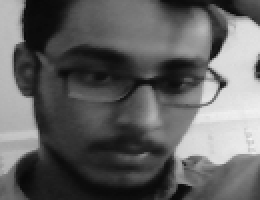
#> input picture datasets/Arun/1.png, 130 x 100 px, given in place of the camera (shown 2 times larger)
$ python train.py
#> lines starting #> are read from the running program, lines starting #| are printed output that depends on the picture; after the words box and inside, x2 and y2 are one past the last pixel; in counts of white or black regions, pixels touching at a corner belong together
# Creating database
# It captures images and stores them in datasets
# folder under the folder name of sub_data
import cv2, sys, numpy, os
haar_file = 'haarcascade_frontalface_default.xml'

# All the faces data will be
# present this folder
datasets = 'datasets'


# These are sub data sets of folder,
# for my faces I've used my name you can
# change the label here
inp=input("Enter the name :")
#> the answer given: datasets/Arun/1.png
sub_data =inp

path = os.path.join(datasets, sub_data)
if not os.path.isdir(path):
	os.mkdir(path)

# defining the size of images
(width, height) = (130, 100)

#'0' is used for my webcam,
# if you've any other camera
# attached use '1' like this
face_cascade = cv2.CascadeClassifier(haar_file)
webcam = cv2.VideoCapture(0)

# The program loops until it has 30 images of the face.
count = 1
while count < 30:
	(_, im) = webcam.read()
#> im is the input picture: shape (100, 130, 3); min 8, max 243, mean 98.1
	gray = cv2.cvtColor(im, cv2.COLOR_BGR2GRAY)
	faces = face_cascade.detectMultiScale(gray, 1.3, 4)
#> faces = [[21, 4, 89, 89]]
	for (x, y, w, h) in faces:
		cv2.rectangle(im, (x, y), (x + w, y + h), (255, 0, 0), 2)
		face = gray[y:y + h, x:x + w]
		face_resize = cv2.resize(face, (width, height))
		cv2.imwrite('% s/% s.png' % (path, count), face_resize)
#> this loop made 1 pass
#> pass 1, `face = gray[y:y + h, x:x + w]`:
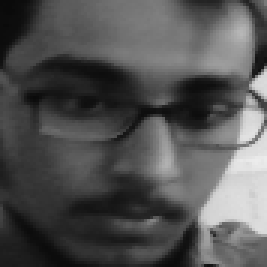
#> face: shape (89, 89) (shown 3 times larger); min 10, max 236, mean 82.3
#> pass 1, `face_resize = cv2.resize(face, (width, height))`:
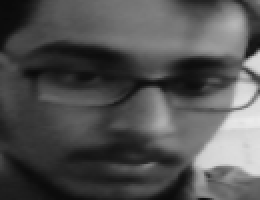
#> face_resize: shape (100, 130) (shown 2 times larger); min 10, max 235, mean 82.2
#> after the loop:
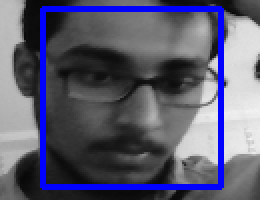
#> im: shape (100, 130, 3) (shown 2 times larger); 8.18% of pixels changed, all inside (x1, y1, x2, y2) = (20, 3, 112, 95)
	count += 1

	cv2.imshow('OpenCV', im)
	key = cv2.waitKey(10)
#> (key Esc is pressed here)
	if key == 28:
		break

$ run again, on datasets/Arun/11.png
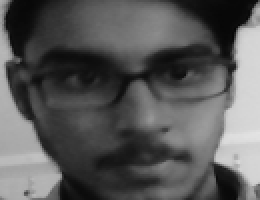
#> input picture datasets/Arun/11.png, 130 x 100 px, given in place of the camera (shown 2 times larger)
#> im is the input picture: shape (100, 130, 3); min 6, max 228, mean 88.8
#> faces = [[22, 5, 89, 89]]
#> the loop `for (x, y, w, h) in faces:` made 1 pass
#> pass 1, `face = gray[y:y + h, x:x + w]`:
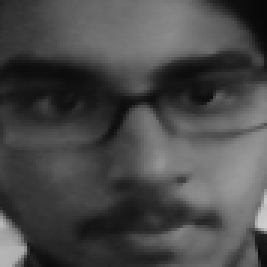
#> face: shape (89, 89) (shown 3 times larger); min 7, max 205, mean 73.6
#> after the loop `for (x, y, w, h) in faces:`:
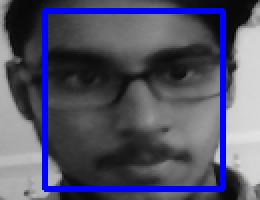
#> im: shape (100, 130, 3) (shown 2 times larger); 8.18% of pixels changed, all inside (x1, y1, x2, y2) = (21, 4, 113, 96)
